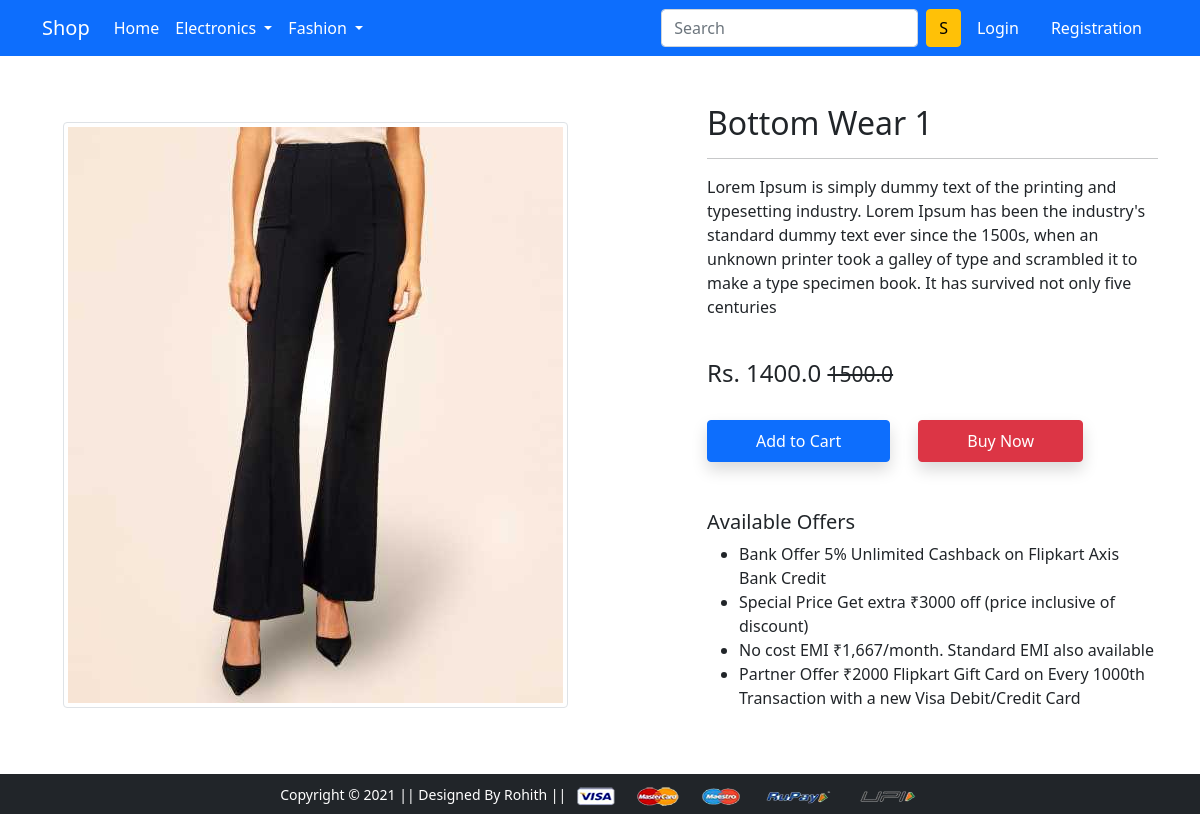
The page /product-detail/7 on the database its author committed.
### app/models.py (models this page shows, shortened)
class Product(models.Model):
    title = models.CharField(max_length=100)
    selling_price = models.FloatField()
    discounted_price = models.FloatField()
    description = models.TextField()
    brand = models.CharField(max_length=100)
    category = models.CharField(choices=CATEGORY_CHOICES,max_length=2)
    product_image = models.ImageField(upload_to='producting')

### app/views.py (the view)
# urls.py: path('product-detail/<int:pk>',views.ProductDetailView.as_view(),name="product-detail"),
class ProductDetailView(View):
    def get(self,request,pk):
        product=Product.objects.get(pk=pk)
        return render(request,'app/productdetail.html',{'product':product})

### app/templates/app/productdetail.html (shortened to what this page needs)
{% extends 'app/base.html' %}
{% load static %}
{% block main-content %}
<div class="container my-5">
 <div class="row">
  <div class="col-sm-6 text-center align-self-center">
    <img src="{{product.product_image.url}}" alt="" class="img-fluid img-thumbnail">
   </div>
   <div class="col-sm-5 offset-sm-1">
    <h2>{{product.title}}</h2>
    <hr>
    <p>{{product.description}}</p> <br>
    <h4>Rs. {{product.discounted_price}} <small class="fw-light text-decoration-line-through">{{product.selling_price}}</small></h4> <br>
    <form action="/add-to-cart" class="d-inline">
      <button type="submit" class="btn btn-primary shadow px-5 py-2">Add to Cart</button>
    </form>
    <a href="{% url 'buy-now' %}" class="btn btn-danger shadow px-5 py-2 ms-4">Buy Now</a>
    <h5 class="mt-5">Available Offers</h5>
    <ul>
     <li>Bank Offer 5% Unlimited Cashback on Flipkart Axis Bank Credit</li>
     <li>Special Price Get extra ₹3000 off (price inclusive of discount)</li>
     <li>No cost EMI ₹1,667/month. Standard EMI also available</li>
     <li>Partner Offer ₹2000 Flipkart Gift Card on Every 1000th Transaction with a new Visa Debit/Credit Card</li>
    </ul>
   </div>
 </div>
</div>
{% endblock main-content %}

### rows shown on the page
Product: product_image (picture), title "Bottom Wear 1", description "Lorem Ipsum is simply dummy text of the printing and typesetting industry. Lorem Ipsum has been the industry's standard dummy text ever since the 1500s, when an unknown printer took a galley of type and scrambled it to make a type specimen book. It has survived not only five centuries", discounted_price "1400.0", selling_price "1500.0"
